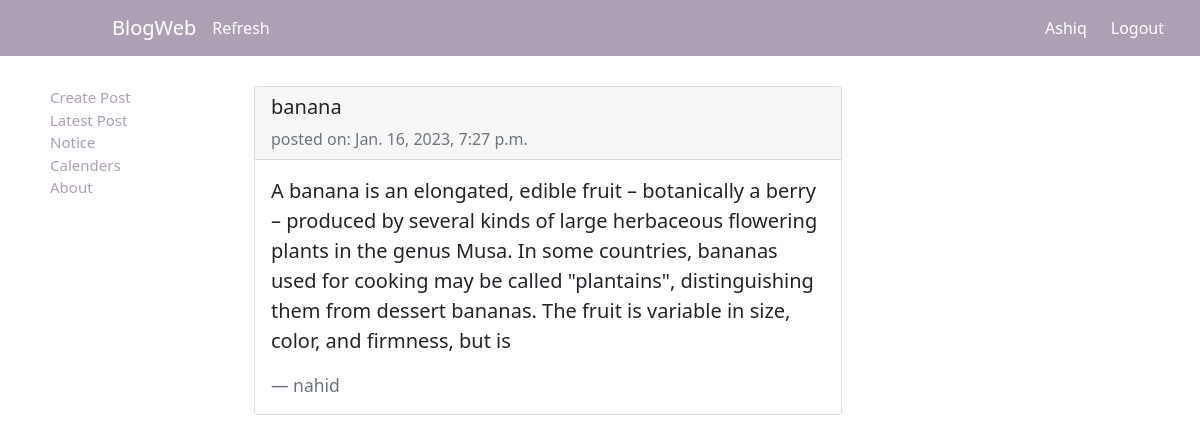
Page /post/11/ (signed in) on the committed database.
### blog/models.py (models this page shows, shortened)
class Post(models.Model):
    title = models.CharField(max_length=60)
    content = models.TextField()
    date_posted = models.DateTimeField(default=timezone.now)
    author = models.ForeignKey(User, on_delete=models.CASCADE)

### blog/views.py (the view)
# urls.py: path('post/<int:pk>/', PostDetailView.as_view(), name='post-detail'),
class PostDetailView(LoginRequiredMixin, DetailView):
    model = Post

### blog/templates/blog/post_detail.html (shortened to what this page needs)
{% extends "blog/base.html" %}
{% load static %}
{% block style %}
<link rel="stylesheet" type="text/css" href="{% static 'blog/home.css' %}"> {% endblock %}
{% block content %}
<div class="card mb-2">
  <div class="card-header">
    <h5>{{object.title}} </h5>
    <span class="text-muted" style="margin-right: 0;">posted on: {{object.date_posted}}</span>
  </div>
  <div class="card-body">
    <blockquote class="blockquote mb-0">
      <p>{{object.content}}</p>
      <footer class="blockquote-footer mt-1">{{object.author}}</footer>
    </blockquote>
  </div>
</div>
{% endblock content %}

### blog/templates/blog/base.html (shortened to what this page needs)
{% load static %}
<!DOCTYPE html>
<html lang="en">
<head>
        <link href="https://cdn.jsdelivr.net/npm/bootstrap@5.0.2/dist/css/bootstrap.min.css" rel="stylesheet">
        <link rel="stylesheet" href="https://cdnjs.cloudflare.com/ajax/libs/font-awesome/6.2.1/css/all.min.css" />
        <link rel="stylesheet" type="text/css" href="{% static 'blog/base.css' %}">
        {% block style %} {% endblock %}
</head>
<body>
    <nav class="navbar navbar-expand-lg nav-background">
        <div class="container-fluid">
            <a class="navbar-brand nav-logo nav-item-color" href="{% url 'blog-home' %}">BlogWeb</a>
            <div class="collapse navbar-collapse" id="navbarSupportedContent">
              <ul class="navbar-nav me-auto mb-2 mb-lg-0">
                <li class="nav-item">
                  <a class="nav-item-color" aria-current="page" style="text-decoration: none;" href="{% url 'blog-home' %}">Refresh</a>
                </li>
              </ul>
              {% if user.is_authenticated %}
                <a href="{% url 'profile' %}" class="nav-item-color" style="text-decoration: none;">{{user.first_name}}</a>
                <a href="{% url 'logout' %}" class="nav-item-color mx-4" style="text-decoration: none;">Logout</a>
              {% else %}
                <a href="{% url 'login' %}" class="nav-item-color" style="text-decoration: none;">Login</a>
                <a href="{% url 'register' %}" class="mx-4 nav-item-color" style="text-decoration: none;">Register</a>
              {% endif %}
            </div>
          </div>
      </nav>
      <div class="row">
          <div class="menu col-md-2">
              <a style="text-decoration: none;" class="side-text" type="button" href="{% url 'post-create' %}">Create Post</a> <br>
              <a style="text-decoration: none;" class="side-text" type="button" href="{% url 'blog-home' %}">Latest Post</a> <br>
              <a style="text-decoration: none;" class="side-text" type="button" href="#">Notice</a> <br>
              <a style="text-decoration: none;" class="side-text" type="button" href="#">Calenders</a> <br>
             <a style="text-decoration: none;" class="side-text" type="button" href="{% url 'blog-about' %}">About</a> <br>
         </div>
        <div class="col-md-6 mart">
            {% block content %} {% endblock %}
        </div>
      </div>
</body>
</html>

### blog/static/blog/base.css (style rules this page uses)
.nav-background { background-color: #ADA0B4; }
.nav-logo { margin-left: 100px; }
.nav-item-color { color: white; }
.menu { margin-top: 30px; margin-left: 50px; font-size: 15px; }
.side-text { color: #ADA0B4; }
.mart { margin-top: 30px; }

### rows in the picture
Post: title "banana", date_posted "Jan. 16, 2023, 7:27 p.m.", content "A banana is an elongated, edible fruit – botanically a berry – produced by several kinds of large herbaceous flowering plants in the genus Musa. In some countries, bananas used for cooking may be called \"plantains\", distinguishing them from dessert bananas. The fruit is variable in size, color, and firmness, but is", author "nahid"

### other values in the picture
{{ user.first_name }} "Ashiq"
